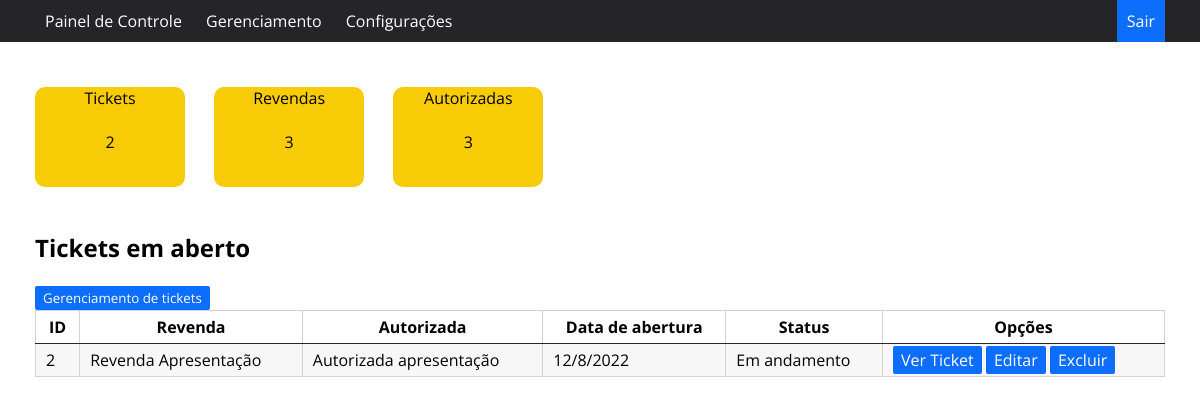
Page /paineldecontrole (signed in) on the earlier database version.
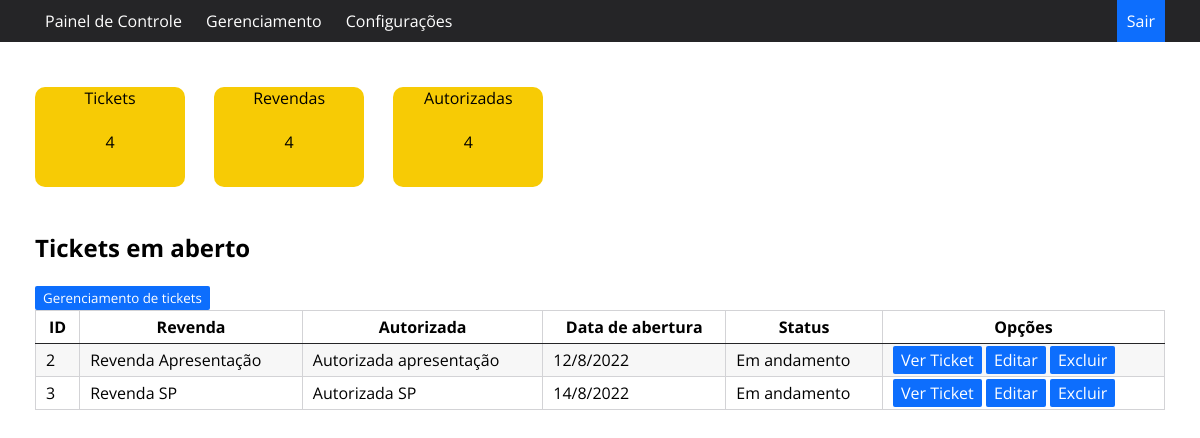
Same page on the later database version.
### app.py (models this page shows, shortened)
class Ticket(db.Model):
    id = db.Column('id', Integer, primary_key=True, autoincrement=True)
    status = db.Column('status', String(60), nullable=False)
    revenda = db.Column('revenda', String(255), nullable=False)
    reclamacao = db.Column('reclamacao', String(500), nullable=False)
    dataabertura = db.Column('dataabertura', String(500), nullable=False)
    datafechamento = db.Column('datafechamento', String(60))
    modelo = db.Column('modelo', String(255), nullable=False)
    datacompra = db.Column('datacompra', Date, nullable=False)
    garantia = db.Column('garantia', String(60), nullable=False)
    resolucao = db.Column('resolucao', String(255), nullable=False)
    telefone = db.Column('telefone', String(60), nullable=False)
    estado = db.Column('estado', String(255), nullable=False)
    cidade = db.Column('cidade', String(255), nullable=False)
    autorizada = db.Column('autorizada', String(255), nullable=False)
    maodeobra = db.Column('maodeobra', Integer)
    notafiscal = db.Column('notafiscal', String(60))
    frete = db.Column('frete', Integer)
    envio = db.Column('envio', String(60))
    feedback = db.Column('feedback', String(100), nullable=False)
    usuario = db.Column('usuario', String(255), nullable=False)

### app.py (the view)
@app.route('/paineldecontrole', methods=['GET', 'POST'])
def paineldecontrole():
    if esta_logado():
        tickets = Ticket.query.all()
        n_ticket = 0
        for ticket in tickets:
            n_ticket += 1
        revendas = Revenda.query.all()
        n_revenda = 0
        for revenda in revendas:
            n_revenda += 1
        autorizadas = Autorizada.query.all()
        n_autorizada = 0
        for autorizada in autorizadas:
            n_autorizada += 1
        return render_template('paineldecontrole.html', tickets=tickets, n_ticket=n_ticket, n_revenda=n_revenda,    n_autorizada=n_autorizada)
    else:
        return redirect(url_for('index'))

### app.py (called while the page is built)
def esta_logado():
    print(logado)
    if logado:
        return True
    else:
        return False

### templates/paineldecontrole.html
{% extends "template.html" %}
{% block conteudo %}
        <h1>Painel de Controle</h1>
        <br>
        <br>
        <div id="tickets">
            <p>Tickets</p>
            <br>
            <p>{{ n_ticket }}</p>
        </div>
        <div id="revendas">
            <p>Revendas</p>
            <br>
            <p>{{ n_revenda }}</p>
        </div>
        <div id="autorizadas">
            <p>Autorizadas</p>
            <br>
            <p>{{ n_autorizada }}</p>
        </div>
        <br>
        <br>
        <br>
        <h2>Tickets em aberto</h2>
        <br>
        <form method="POST" action="/gerenciamentotickets">
            <p><button class="btn btn-primary" type="submit">Gerenciamento de tickets</button></p>
        </form>
        <table>
            <thead>
                <tr>
                    <th>ID</th>
                    <th>Revenda</th>
                    <th>Autorizada</th>
                    <th>Data de abertura</th>
                    <th>Status</th>
                    <th>Opções</th>
                </tr>
            </thead>
            <tbody>
            {% for ticket in tickets %}
            {% if ticket.status != "Finalizado" %}
                <tr>
                    <td>{{ ticket.id }}</td>
                    <td>{{ ticket.revenda }}</td>
                    <td>{{ ticket.autorizada }}</td>
                    <td>{{ ticket.dataabertura }}</td>
                    <td>{{ ticket.status }}</td>
                    <td>
                        <a href="/verticket/{{ ticket.id }}" class="btn" methods="GET">Ver Ticket</a>
                        {% if ticket.status != "Finalizado" %}
                            <a href="/editarticket/{{ ticket.id }}" class="btn" methods="GET">Editar</a>
                        {% endif %}
                        <a href="/excluirticket/{{ ticket.id }}" class="btn">Excluir</a>
                    </td>
                </tr>
            {% endif %}
            {% endfor %}
            </tbody>
        </table>
{% endblock %}

Differences in the rows shown:
added Ticket: id "3", revenda "Revenda SP", autorizada "Autorizada SP", dataabertura "14/8/2022", status "Em andamento"
Other differences:
{{ n_ticket }}: "2" → "4"
{{ n_revenda }}: "3" → "4"
{{ n_autorizada }}: "3" → "4"
